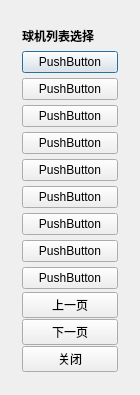
<?xml version="1.0" encoding="UTF-8"?>
<ui version="4.0">
 <class>CDlgBallheadCameraClass</class>
 <widget class="QDialog" name="CDlgBallheadCameraClass">
  <property name="geometry">
   <rect>
    <x>0</x>
    <y>0</y>
    <width>140</width>
    <height>395</height>
   </rect>
  </property>
  <property name="windowTitle">
   <string>CDlgBallheadCamera</string>
  </property>
  <layout class="QHBoxLayout" name="horizontalLayout">
   <item>
    <widget class="QWidget" name="widget" native="true">
     <layout class="QVBoxLayout" name="verticalLayout">
      <property name="spacing">
       <number>0</number>
      </property>
      <property name="leftMargin">
       <number>11</number>
      </property>
      <property name="topMargin">
       <number>11</number>
      </property>
      <property name="rightMargin">
       <number>11</number>
      </property>
      <property name="bottomMargin">
       <number>11</number>
      </property>
      <item>
       <widget class="QWidget" name="widget_14" native="true">
        <layout class="QHBoxLayout" name="horizontalLayout_14">
         <property name="spacing">
          <number>0</number>
         </property>
         <property name="leftMargin">
          <number>0</number>
         </property>
         <property name="topMargin">
          <number>0</number>
         </property>
         <property name="rightMargin">
          <number>0</number>
         </property>
         <property name="bottomMargin">
          <number>0</number>
         </property>
         <item>
          <widget class="QLabel" name="lab_title">
           <property name="styleSheet">
            <string notr="true">font-weight:bold</string>
           </property>
           <property name="text">
            <string>球机列表选择</string>
           </property>
          </widget>
         </item>
         <item>
          <widget class="QLabel" name="lab_title_val">
           <property name="maximumSize">
            <size>
             <width>0</width>
             <height>0</height>
            </size>
           </property>
           <property name="text">
            <string/>
           </property>
          </widget>
         </item>
        </layout>
       </widget>
      </item>
      <item>
       <widget class="QWidget" name="widget_13" native="true">
        <layout class="QHBoxLayout" name="horizontalLayout_13">
         <property name="spacing">
          <number>0</number>
         </property>
         <property name="leftMargin">
          <number>0</number>
         </property>
         <property name="topMargin">
          <number>0</number>
         </property>
         <property name="rightMargin">
          <number>0</number>
         </property>
         <property name="bottomMargin">
          <number>0</number>
         </property>
         <item>
          <widget class="QPushButton" name="btnBall_Amp_off">
           <property name="text">
            <string>PushButton</string>
           </property>
          </widget>
         </item>
         <item>
          <widget class="QLabel" name="btnBall_Amp_off_val">
           <property name="maximumSize">
            <size>
             <width>0</width>
             <height>0</height>
            </size>
           </property>
           <property name="text">
            <string/>
           </property>
          </widget>
         </item>
        </layout>
       </widget>
      </item>
      <item>
       <widget class="QWidget" name="widget_2" native="true">
        <layout class="QHBoxLayout" name="horizontalLayout_2">
         <property name="spacing">
          <number>0</number>
         </property>
         <property name="leftMargin">
          <number>0</number>
         </property>
         <property name="topMargin">
          <number>0</number>
         </property>
         <property name="rightMargin">
          <number>0</number>
         </property>
         <property name="bottomMargin">
          <number>0</number>
         </property>
         <item>
          <widget class="QPushButton" name="btnBall_2">
           <property name="text">
            <string>PushButton</string>
           </property>
          </widget>
         </item>
         <item>
          <widget class="QLabel" name="ball_2_val">
           <property name="maximumSize">
            <size>
             <width>0</width>
             <height>0</height>
            </size>
           </property>
           <property name="text">
            <string/>
           </property>
          </widget>
         </item>
        </layout>
       </widget>
      </item>
      <item>
       <widget class="QWidget" name="widget_3" native="true">
        <layout class="QHBoxLayout" name="horizontalLayout_3">
         <property name="spacing">
          <number>0</number>
         </property>
         <property name="leftMargin">
          <number>0</number>
         </property>
         <property name="topMargin">
          <number>0</number>
         </property>
         <property name="rightMargin">
          <number>0</number>
         </property>
         <property name="bottomMargin">
          <number>0</number>
         </property>
         <item>
          <widget class="QPushButton" name="btnBall_3">
           <property name="text">
            <string>PushButton</string>
           </property>
          </widget>
         </item>
         <item>
          <widget class="QLabel" name="ball_3_val">
           <property name="maximumSize">
            <size>
             <width>0</width>
             <height>0</height>
            </size>
           </property>
           <property name="text">
            <string/>
           </property>
          </widget>
         </item>
        </layout>
       </widget>
      </item>
      <item>
       <widget class="QWidget" name="widget_4" native="true">
        <layout class="QHBoxLayout" name="horizontalLayout_4">
         <property name="spacing">
          <number>0</number>
         </property>
         <property name="leftMargin">
          <number>0</number>
         </property>
         <property name="topMargin">
          <number>0</number>
         </property>
         <property name="rightMargin">
          <number>0</number>
         </property>
         <property name="bottomMargin">
          <number>0</number>
         </property>
         <item>
          <widget class="QPushButton" name="btnBall_4">
           <property name="text">
            <string>PushButton</string>
           </property>
          </widget>
         </item>
         <item>
          <widget class="QLabel" name="ball_4_val">
           <property name="maximumSize">
            <size>
             <width>0</width>
             <height>0</height>
            </size>
           </property>
           <property name="text">
            <string/>
           </property>
          </widget>
         </item>
        </layout>
       </widget>
      </item>
      <item>
       <widget class="QWidget" name="widget_5" native="true">
        <layout class="QHBoxLayout" name="horizontalLayout_5">
         <property name="spacing">
          <number>0</number>
         </property>
         <property name="leftMargin">
          <number>0</number>
         </property>
         <property name="topMargin">
          <number>0</number>
         </property>
         <property name="rightMargin">
          <number>0</number>
         </property>
         <property name="bottomMargin">
          <number>0</number>
         </property>
         <item>
          <widget class="QPushButton" name="btnBall_5">
           <property name="text">
            <string>PushButton</string>
           </property>
          </widget>
         </item>
         <item>
          <widget class="QLabel" name="ball_5_val">
           <property name="maximumSize">
            <size>
             <width>0</width>
             <height>0</height>
            </size>
           </property>
           <property name="text">
            <string/>
           </property>
          </widget>
         </item>
        </layout>
       </widget>
      </item>
      <item>
       <widget class="QWidget" name="widget_6" native="true">
        <layout class="QHBoxLayout" name="horizontalLayout_6">
         <property name="spacing">
          <number>0</number>
         </property>
         <property name="leftMargin">
          <number>0</number>
         </property>
         <property name="topMargin">
          <number>0</number>
         </property>
         <property name="rightMargin">
          <number>0</number>
         </property>
         <property name="bottomMargin">
          <number>0</number>
         </property>
         <item>
          <widget class="QPushButton" name="btnBall_6">
           <property name="text">
            <string>PushButton</string>
           </property>
          </widget>
         </item>
         <item>
          <widget class="QLabel" name="ball_6_val">
           <property name="maximumSize">
            <size>
             <width>0</width>
             <height>0</height>
            </size>
           </property>
           <property name="text">
            <string/>
           </property>
          </widget>
         </item>
        </layout>
       </widget>
      </item>
      <item>
       <widget class="QWidget" name="widget_7" native="true">
        <layout class="QHBoxLayout" name="horizontalLayout_7">
         <property name="spacing">
          <number>0</number>
         </property>
         <property name="leftMargin">
          <number>0</number>
         </property>
         <property name="topMargin">
          <number>0</number>
         </property>
         <property name="rightMargin">
          <number>0</number>
         </property>
         <property name="bottomMargin">
          <number>0</number>
         </property>
         <item>
          <widget class="QPushButton" name="btnBall_7">
           <property name="text">
            <string>PushButton</string>
           </property>
          </widget>
         </item>
         <item>
          <widget class="QLabel" name="ball_7_val">
           <property name="maximumSize">
            <size>
             <width>0</width>
             <height>0</height>
            </size>
           </property>
           <property name="text">
            <string/>
           </property>
          </widget>
         </item>
        </layout>
       </widget>
      </item>
      <item>
       <widget class="QWidget" name="widget_8" native="true">
        <layout class="QHBoxLayout" name="horizontalLayout_8">
         <property name="spacing">
          <number>0</number>
         </property>
         <property name="leftMargin">
          <number>0</number>
         </property>
         <property name="topMargin">
          <number>0</number>
         </property>
         <property name="rightMargin">
          <number>0</number>
         </property>
         <property name="bottomMargin">
          <number>0</number>
         </property>
         <item>
          <widget class="QPushButton" name="btnBall_8">
           <property name="text">
            <string>PushButton</string>
           </property>
          </widget>
         </item>
         <item>
          <widget class="QLabel" name="ball_8_val">
           <property name="maximumSize">
            <size>
             <width>0</width>
             <height>0</height>
            </size>
           </property>
           <property name="text">
            <string/>
           </property>
          </widget>
         </item>
        </layout>
       </widget>
      </item>
      <item>
       <widget class="QWidget" name="widget_9" native="true">
        <layout class="QHBoxLayout" name="horizontalLayout_9">
         <property name="spacing">
          <number>0</number>
         </property>
         <property name="leftMargin">
          <number>0</number>
         </property>
         <property name="topMargin">
          <number>0</number>
         </property>
         <property name="rightMargin">
          <number>0</number>
         </property>
         <property name="bottomMargin">
          <number>0</number>
         </property>
         <item>
          <widget class="QPushButton" name="btnBall_9">
           <property name="text">
            <string>PushButton</string>
           </property>
          </widget>
         </item>
         <item>
          <widget class="QLabel" name="ball_9_val">
           <property name="maximumSize">
            <size>
             <width>0</width>
             <height>0</height>
            </size>
           </property>
           <property name="text">
            <string/>
           </property>
          </widget>
         </item>
        </layout>
       </widget>
      </item>
      <item>
       <widget class="QWidget" name="widget_12" native="true">
        <layout class="QHBoxLayout" name="horizontalLayout_12">
         <property name="spacing">
          <number>0</number>
         </property>
         <property name="leftMargin">
          <number>0</number>
         </property>
         <property name="topMargin">
          <number>0</number>
         </property>
         <property name="rightMargin">
          <number>0</number>
         </property>
         <property name="bottomMargin">
          <number>0</number>
         </property>
         <item>
          <widget class="QPushButton" name="btnBall_up">
           <property name="text">
            <string>上一页</string>
           </property>
          </widget>
         </item>
         <item>
          <widget class="QLabel" name="btnBall_up_val">
           <property name="maximumSize">
            <size>
             <width>0</width>
             <height>0</height>
            </size>
           </property>
           <property name="text">
            <string/>
           </property>
          </widget>
         </item>
        </layout>
       </widget>
      </item>
      <item>
       <widget class="QWidget" name="widget_10" native="true">
        <layout class="QHBoxLayout" name="horizontalLayout_10">
         <property name="spacing">
          <number>0</number>
         </property>
         <property name="leftMargin">
          <number>0</number>
         </property>
         <property name="topMargin">
          <number>0</number>
         </property>
         <property name="rightMargin">
          <number>0</number>
         </property>
         <property name="bottomMargin">
          <number>0</number>
         </property>
         <item>
          <widget class="QPushButton" name="btnBall_down">
           <property name="text">
            <string>下一页</string>
           </property>
          </widget>
         </item>
         <item>
          <widget class="QLabel" name="btnBall_down_val">
           <property name="maximumSize">
            <size>
             <width>0</width>
             <height>0</height>
            </size>
           </property>
           <property name="text">
            <string/>
           </property>
          </widget>
         </item>
        </layout>
       </widget>
      </item>
      <item>
       <widget class="QWidget" name="widget_11" native="true">
        <layout class="QHBoxLayout" name="horizontalLayout_11">
         <property name="spacing">
          <number>0</number>
         </property>
         <property name="leftMargin">
          <number>0</number>
         </property>
         <property name="topMargin">
          <number>0</number>
         </property>
         <property name="rightMargin">
          <number>0</number>
         </property>
         <property name="bottomMargin">
          <number>0</number>
         </property>
         <item>
          <widget class="QPushButton" name="btnBall_close">
           <property name="text">
            <string>关闭</string>
           </property>
          </widget>
         </item>
         <item>
          <widget class="QLabel" name="btnBall_close_val">
           <property name="maximumSize">
            <size>
             <width>0</width>
             <height>0</height>
            </size>
           </property>
           <property name="text">
            <string/>
           </property>
          </widget>
         </item>
        </layout>
       </widget>
      </item>
     </layout>
    </widget>
   </item>
  </layout>
 </widget>
 <layoutdefault spacing="6" margin="11"/>
 <resources/>
 <connections/>
</ui>
